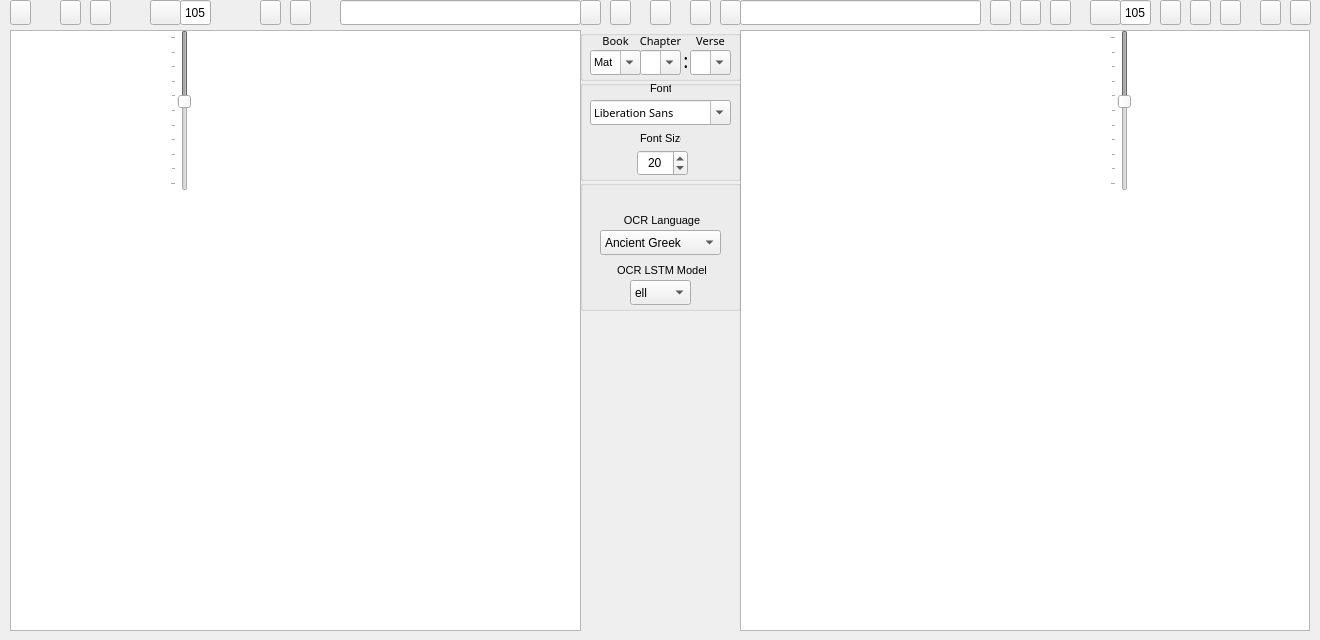
  <widget class="QWidget" name="centralwidget">
   <widget class="QPushButton" name="VerseTextbutton">
    <property name="geometry">
     <rect>
      <x>990</x>
      <y>0</y>
      <width>21</width>
      <height>25</height>
     </rect>
    </property>
    <property name="font">
     <font>
      <family>FROMVS [MAXR]</family>
      <pointsize>8</pointsize>
     </font>
    </property>
    <property name="toolTip">
     <string>Open current text(.txt,.csv) file</string>
    </property>
    <property name="text">
     <string/>
    </property>
    <property name="icon">
     <iconset resource="../UI_Icons.qrc">
      <normaloff>:/Icons/Icons/folder-open-document-text.png</normaloff>:/Icons/Icons/folder-open-document-text.png</iconset>
    </property>
   </widget>
   <widget class="QPushButton" name="SaveAsVerseTextbutton">
    <property name="geometry">
     <rect>
      <x>1260</x>
      <y>0</y>
      <width>21</width>
      <height>25</height>
     </rect>
    </property>
    <property name="font">
     <font>
      <family>FROMVS [MAXR]</family>
      <pointsize>8</pointsize>
     </font>
    </property>
    <property name="toolTip">
     <string>Save current text file as...</string>
    </property>
    <property name="text">
     <string/>
    </property>
    <property name="icon">
     <iconset resource="../UI_Icons.qrc">
      <normaloff>:/Icons/Icons/disk-rename.png</normaloff>:/Icons/Icons/disk-rename.png</iconset>
    </property>
   </widget>
   <widget class="QPushButton" name="SaveVerseTextbutton">
    <property name="geometry">
     <rect>
      <x>1290</x>
      <y>0</y>
      <width>21</width>
      <height>25</height>
     </rect>
    </property>
    <property name="font">
     <font>
      <family>FROMVS [MAXR]</family>
      <pointsize>8</pointsize>
     </font>
    </property>
    <property name="toolTip">
     <string>Overwrite current text file</string>
    </property>
    <property name="text">
     <string/>
    </property>
    <property name="icon">
     <iconset resource="../UI_Icons.qrc">
      <normaloff>:/Icons/Icons/disk.png</normaloff>:/Icons/Icons/disk.png</iconset>
    </property>
   </widget>
   <widget class="QTextEdit" name="VerseText">
    <property name="geometry">
     <rect>
      <x>740</x>
      <y>30</y>
      <width>570</width>
      <height>601</height>
     </rect>
    </property>
    <property name="minimumSize">
     <size>
      <width>540</width>
      <height>600</height>
     </size>
    </property>
    <property name="font">
     <font>
      <pointsize>8</pointsize>
     </font>
    </property>
   </widget>
   <widget class="QPushButton" name="LibreWriterbutton">
    <property name="geometry">
     <rect>
      <x>1190</x>
      <y>0</y>
      <width>21</width>
      <height>25</height>
     </rect>
    </property>
    <property name="toolTip">
     <string>Edit current text(.txt) file with OpenOffice Writer</string>
    </property>
    <property name="text">
     <string/>
    </property>
    <property name="icon">
     <iconset resource="../UI_Icons.qrc">
      <normaloff>:/Icons/Icons/libreoffice-writer.png</normaloff>:/Icons/Icons/libreoffice-writer.png</iconset>
    </property>
   </widget>
   <widget class="QPushButton" name="LibreCalcbutton">
    <property name="geometry">
     <rect>
      <x>1220</x>
      <y>0</y>
      <width>21</width>
      <height>25</height>
     </rect>
    </property>
    <property name="toolTip">
     <string>Edit current text(.csv) file with OpenOffice Calc</string>
    </property>
    <property name="text">
     <string/>
    </property>
    <property name="icon">
     <iconset resource="../UI_Icons.qrc">
      <normaloff>:/Icons/Icons/libreoffice-calc.png</normaloff>:/Icons/Icons/libreoffice-calc.png</iconset>
    </property>
   </widget>
   <widget class="QPushButton" name="reloadVerseTextbutton">
    <property name="geometry">
     <rect>
      <x>720</x>
      <y>0</y>
      <width>21</width>
      <height>25</height>
     </rect>
    </property>
    <property name="toolTip">
     <string>Reload current text</string>
    </property>
    <property name="text">
     <string/>
    </property>
    <property name="icon">
     <iconset resource="../UI_Icons.qrc">
      <normaloff>:/Icons/Icons/reload-text.png</normaloff>:/Icons/Icons/reload-text.png</iconset>
    </property>
   </widget>
   <widget class="QPushButton" name="PrevVerseButton">
    <property name="geometry">
     <rect>
      <x>1020</x>
      <y>0</y>
      <width>21</width>
      <height>25</height>
     </rect>
    </property>
    <property name="toolTip">
     <string>Previous current text - !pair independent</string>
    </property>
    <property name="text">
     <string/>
    </property>
    <property name="icon">
     <iconset resource="../UI_Icons.qrc">
      <normaloff>:/Icons/Icons/back_text.png</normaloff>:/Icons/Icons/back_text.png</iconset>
    </property>
   </widget>
   <widget class="QPushButton" name="NextVerseButton">
    <property name="geometry">
     <rect>
      <x>1050</x>
      <y>0</y>
      <width>21</width>
      <height>25</height>
     </rect>
    </property>
    <property name="toolTip">
     <string>Next current text - !pair independent</string>
    </property>
    <property name="text">
     <string/>
    </property>
    <property name="icon">
     <iconset resource="../UI_Icons.qrc">
      <normaloff>:/Icons/Icons/forward_text.png</normaloff>:/Icons/Icons/forward_text.png</iconset>
    </property>
   </widget>
   <widget class="QPushButton" name="BothNextChapterButton">
    <property name="geometry">
     <rect>
      <x>690</x>
      <y>0</y>
      <width>21</width>
      <height>25</height>
     </rect>
    </property>
    <property name="toolTip">
     <string>Next current image|text pair</string>
    </property>
    <property name="text">
     <string/>
    </property>
    <property name="icon">
     <iconset resource="../UI_Icons.qrc">
      <normaloff>:/Icons/Icons/ui-button-navigation.png</normaloff>:/Icons/Icons/ui-button-navigation.png</iconset>
    </property>
   </widget>
   <widget class="QPushButton" name="BothPrevChapterButton">
    <property name="geometry">
     <rect>
      <x>610</x>
      <y>0</y>
      <width>21</width>
      <height>25</height>
     </rect>
    </property>
    <property name="toolTip">
     <string>Previous current image|text pair</string>
    </property>
    <property name="text">
     <string/>
    </property>
    <property name="icon">
     <iconset resource="../UI_Icons.qrc">
      <normaloff>:/Icons/Icons/ui-button-navigation-back.png</normaloff>:/Icons/Icons/ui-button-navigation-back.png</iconset>
    </property>
   </widget>
   <widget class="QPushButton" name="BothLoadButton">
    <property name="enabled">
     <bool>true</bool>
    </property>
    <property name="geometry">
     <rect>
      <x>650</x>
      <y>0</y>
      <width>21</width>
      <height>25</height>
     </rect>
    </property>
    <property name="toolTip">
     <string>Load current image|text pair</string>
    </property>
    <property name="text">
     <string/>
    </property>
    <property name="icon">
     <iconset resource="../UI_Icons.qrc">
      <normaloff>:/Icons/Icons/documents1.png</normaloff>:/Icons/Icons/documents1.png</iconset>
    </property>
   </widget>
   <widget class="QGroupBox" name="OCRgroupBox">
    <property name="geometry">
     <rect>
      <x>580</x>
      <y>180</y>
      <width>161</width>
      <height>131</height>
     </rect>
    </property>
    <property name="title">
     <string/>
    </property>
    <widget class="QComboBox" name="OCRlangComboBox">
     <property name="geometry">
      <rect>
       <x>20</x>
       <y>50</y>
       <width>121</width>
       <height>25</height>
      </rect>
     </property>
     <property name="toolTip">
      <string>Select OCR language</string>
     </property>
     <property name="locale">
      <locale language="English" country="UnitedStates"/>
     </property>
     <property name="editable">
      <bool>false</bool>
     </property>
     <item>
      <property name="text">
       <string>Ancient Greek</string>
      </property>
     </item>
     <item>
      <property name="text">
       <string>Middle Greek</string>
      </property>
     </item>
     <item>
      <property name="text">
       <string>Modern Greek</string>
      </property>
     </item>
     <item>
      <property name="text">
       <string>Hebrew</string>
      </property>
     </item>
     <item>
      <property name="text">
       <string>Latin</string>
      </property>
     </item>
    </widget>
    <widget class="QLabel" name="OCRlanglabel">
     <property name="geometry">
      <rect>
       <x>40</x>
       <y>30</y>
       <width>81</width>
       <height>20</height>
      </rect>
     </property>
     <property name="font">
      <font>
       <pointsize>8</pointsize>
      </font>
     </property>
     <property name="text">
      <string> OCR Language</string>
     </property>
     <property name="alignment">
      <set>Qt::AlignCenter</set>
     </property>
    </widget>
    <widget class="QLabel" name="OCRModellabel">
     <property name="geometry">
      <rect>
       <x>30</x>
       <y>80</y>
       <width>101</width>
       <height>20</height>
      </rect>
     </property>
     <property name="font">
      <font>
       <pointsize>8</pointsize>
      </font>
     </property>
     <property name="toolTip">
      <string>Select OCR LSTM model</string>
     </property>
     <property name="text">
      <string> OCR LSTM Model</string>
     </property>
     <property name="alignment">
      <set>Qt::AlignCenter</set>
     </property>
    </widget>
    <widget class="QComboBox" name="OCRModelComboBox">
     <property name="geometry">
      <rect>
       <x>50</x>
       <y>100</y>
       <width>61</width>
       <height>25</height>
      </rect>
     </property>
     <property name="toolTip">
      <string>Select OCR language model</string>
     </property>
     <property name="locale">
      <locale language="English" country="UnitedStates"/>
     </property>
     <property name="editable">
      <bool>false</bool>
     </property>
     <item>
      <property name="text">
       <string>ell</string>
      </property>
     </item>
     <item>
      <property name="text">
       <string>grc</string>
      </property>
     </item>
     <item>
      <property name="text">
       <string>feg</string>
      </property>
     </item>
     <item>
      <property name="text">
       <string>heb</string>
      </property>
     </item>
     <item>
      <property name="text">
       <string>feh</string>
      </property>
     </item>
     <item>
      <property name="text">
       <string>lat</string>
      </property>
     </item>
     <item>
      <property name="text">
       <string>fel</string>
      </property>
     </item>
    </widget>
   </widget>
   <widget class="QLineEdit" name="TextLE">
    <property name="geometry">
     <rect>
      <x>740</x>
      <y>0</y>
      <width>241</width>
      <height>25</height>
     </rect>
    </property>
   </widget>
   <widget class="QGroupBox" name="SessiongroupBox">
    <property name="geometry">
     <rect>
      <x>580</x>
      <y>30</y>
      <width>161</width>
      <height>51</height>
     </rect>
    </property>
    <property name="title">
     <string/>
    </property>
    <widget class="QLabel" name="booklabel">
     <property name="geometry">
      <rect>
       <x>20</x>
       <y>0</y>
       <width>31</width>
       <height>21</height>
      </rect>
     </property>
     <property name="font">
      <font>
       <family>FROMVS</family>
       <pointsize>8</pointsize>
       <weight>50</weight>
       <italic>false</italic>
       <bold>false</bold>
      </font>
     </property>
     <property name="text">
      <string>Book</string>
     </property>
     <property name="alignment">
      <set>Qt::AlignCenter</set>
     </property>
    </widget>
    <widget class="QComboBox" name="bookComboBox">
     <property name="geometry">
      <rect>
       <x>10</x>
       <y>20</y>
       <width>51</width>
       <height>25</height>
      </rect>
     </property>
     <property name="font">
      <font>
       <pointsize>8</pointsize>
      </font>
     </property>
     <property name="toolTip">
      <string>Bible book current image|text directory</string>
     </property>
     <property name="editable">
      <bool>true</bool>
     </property>
     <item>
      <property name="text">
       <string>Mat</string>
      </property>
     </item>
     <item>
      <property name="text">
       <string>Mar</string>
      </property>
     </item>
     <item>
      <property name="text">
       <string>Luk</string>
      </property>
     </item>
     <item>
      <property name="text">
       <string>Joh</string>
      </property>
     </item>
     <item>
      <property name="text">
       <string>Act</string>
      </property>
     </item>
     <item>
      <property name="text">
       <string>Rom</string>
      </property>
     </item>
     <item>
      <property name="text">
       <string>1Co</string>
      </property>
     </item>
     <item>
      <property name="text">
       <string>2Co</string>
      </property>
     </item>
     <item>
      <property name="text">
       <string>Gal</string>
      </property>
     </item>
     <item>
      <property name="text">
       <string>Eph</string>
      </property>
     </item>
     <item>
      <property name="text">
       <string>Php</string>
      </property>
     </item>
     <item>
      <property name="text">
       <string>Col</string>
      </property>
     </item>
     <item>
      <property name="text">
       <string>1Th</string>
      </property>
     </item>
     <item>
      <property name="text">
       <string>2Th</string>
      </property>
     </item>
     <item>
      <property name="text">
       <string>1Ti</string>
      </property>
     </item>
     <item>
      <property name="text">
       <string>2Ti</string>
      </property>
     </item>
     <item>
      <property name="text">
       <string>Tit</string>
      </property>
     </item>
     <item>
      <property name="text">
       <string>Phm</string>
      </property>
     </item>
     <item>
      <property name="text">
       <string>Heb</string>
      </property>
     </item>
     <item>
      <property name="text">
       <string>Jas</string>
      </property>
     </item>
     <item>
      <property name="text">
       <string>1Pe</string>
      </property>
     </item>
     <item>
      <property name="text">
       <string>2Pe</string>
      </property>
     </item>
     <item>
      <property name="text">
       <string>1Jn</string>
      </property>
     </item>
     <item>
      <property name="text">
       <string>2Jn</string>
      </property>
     </item>
     <item>
      <property name="text">
       <string>3Jn</string>
      </property>
     </item>
     <item>
      <property name="text">
       <string>Jud</string>
      </property>
     </item>
     <item>
      <property name="text">
       <string>Rev</string>
      </property>
     </item>
    </widget>
    <widget class="QLabel" name="chapterlabel">
     <property name="geometry">
      <rect>
       <x>60</x>
       <y>0</y>
       <width>41</width>
       <height>21</height>
      </rect>
     </property>
     <property name="font">
      <font>
       <family>FROMVS</family>
       <pointsize>8</pointsize>
       <weight>50</weight>
       <italic>false</italic>
       <bold>false</bold>
      </font>
     </property>
     <property name="text">
      <string>Chapter</string>
     </property>
     <property name="alignment">
      <set>Qt::AlignCenter</set>
     </property>
    </widget>
    <widget class="QLabel" name="verselabel">
     <property name="geometry">
      <rect>
       <x>110</x>
       <y>0</y>
       <width>41</width>
       <height>21</height>
      </rect>
     </property>
     <property name="font">
      <font>
       <family>FROMVS</family>
       <pointsize>8</pointsize>
       <weight>50</weight>
       <italic>false</italic>
       <bold>false</bold>
      </font>
     </property>
     <property name="text">
      <string>Verse</string>
     </property>
     <property name="alignment">
      <set>Qt::AlignCenter</set>
     </property>
    </widget>
    <widget class="QComboBox" name="chapterComboBox">
     <property name="geometry">
      <rect>
       <x>60</x>
       <y>20</y>
       <width>41</width>
       <height>25</height>
      </rect>
     </property>
     <property name="font">
      <font>
       <pointsize>8</pointsize>
      </font>
     </property>
     <property name="toolTip">
      <string>Bible book current image|text directory</string>
     </property>
     <property name="editable">
      <bool>true</bool>
     </property>
    </widget>
    <widget class="QComboBox" name="verseComboBox">
     <property name="geometry">
      <rect>
       <x>110</x>
       <y>20</y>
       <width>41</width>
       <height>25</height>
      </rect>
     </property>
     <property name="font">
      <font>
       <pointsize>8</pointsize>
      </font>
     </property>
     <property name="toolTip">
      <string>Bible book current image|text directory</string>
     </property>
     <property name="editable">
      <bool>true</bool>
     </property>
    </widget>
    <widget class="QLabel" name="colon">
     <property name="geometry">
      <rect>
       <x>96</x>
       <y>20</y>
       <width>20</width>
       <height>21</height>
      </rect>
     </property>
     <property name="font">
      <font>
       <family>FROMVS</family>
       <pointsize>14</pointsize>
       <weight>50</weight>
       <italic>false</italic>
       <bold>false</bold>
      </font>
     </property>
     <property name="text">
      <string>:</string>
     </property>
     <property name="alignment">
      <set>Qt::AlignCenter</set>
     </property>
    </widget>
   </widget>
   <widget class="QGroupBox" name="TextgroupBox">
    <property name="geometry">
     <rect>
      <x>580</x>
      <y>80</y>
      <width>161</width>
      <height>101</height>
     </rect>
    </property>
    <property name="title">
     <string/>
    </property>
    <widget class="QLabel" name="fontlabel">
     <property name="geometry">
      <rect>
       <x>70</x>
       <y>0</y>
       <width>21</width>
       <height>17</height>
      </rect>
     </property>
     <property name="font">
      <font>
       <pointsize>8</pointsize>
      </font>
     </property>
     <property name="text">
      <string>Font</string>
     </property>
    </widget>
    <widget class="QLabel" name="fontSizelabel">
     <property name="geometry">
      <rect>
       <x>60</x>
       <y>50</y>
       <width>41</width>
       <height>17</height>
      </rect>
     </property>
     <property name="font">
      <font>
       <pointsize>8</pointsize>
      </font>
     </property>
     <property name="text">
      <string>Font Size</string>
     </property>
    </widget>
    <widget class="QSpinBox" name="fontSizeBox">
     <property name="geometry">
      <rect>
       <x>57</x>
       <y>70</y>
       <width>51</width>
       <height>26</height>
      </rect>
     </property>
     <property name="toolTip">
      <string>Select font size</string>
     </property>
     <property name="alignment">
      <set>Qt::AlignCenter</set>
     </property>
     <property name="minimum">
      <number>6</number>
     </property>
     <property name="maximum">
      <number>30</number>
     </property>
     <property name="value">
      <number>20</number>
     </property>
    </widget>
    <widget class="QFontComboBox" name="fontComboBox">
     <property name="geometry">
      <rect>
       <x>10</x>
       <y>20</y>
       <width>141</width>
       <height>25</height>
      </rect>
     </property>
     <property name="font">
      <font>
       <family>FROMVS</family>
       <pointsize>8</pointsize>
       <weight>50</weight>
       <italic>false</italic>
       <bold>false</bold>
      </font>
     </property>
     <property name="toolTip">
      <string>Select font</string>
     </property>
    </widget>
   </widget>
   <widget class="QSlider" name="LHslider">
    <property name="enabled">
     <bool>false</bool>
    </property>
    <property name="geometry">
     <rect>
      <x>1110</x>
      <y>30</y>
      <width>21</width>
      <height>161</height>
     </rect>
    </property>
    <property name="toolTip">
     <string>Set current text line spacing</string>
    </property>
    <property name="minimum">
     <number>100</number>
    </property>
    <property name="maximum">
     <number>200</number>
    </property>
    <property name="singleStep">
     <number>2</number>
    </property>
    <property name="pageStep">
     <number>10</number>
    </property>
    <property name="value">
     <number>144</number>
    </property>
    <property name="sliderPosition">
     <number>144</number>
    </property>
    <property name="orientation">
     <enum>Qt::Vertical</enum>
    </property>
    <property name="invertedAppearance">
     <bool>true</bool>
    </property>
    <property name="tickPosition">
     <enum>QSlider::TicksAbove</enum>
    </property>
   </widget>
   <widget class="QLineEdit" name="LHlineEdit">
    <property name="geometry">
     <rect>
      <x>1120</x>
      <y>0</y>
      <width>31</width>
      <height>25</height>
     </rect>
    </property>
    <property name="toolTip">
     <string>Current text line spacing</string>
    </property>
    <property name="text">
     <string>105</string>
    </property>
    <property name="maxLength">
     <number>32767</number>
    </property>
    <property name="alignment">
     <set>Qt::AlignCenter</set>
    </property>
    <property name="placeholderText">
     <string>150</string>
    </property>
    <property name="clearButtonEnabled">
     <bool>false</bool>
    </property>
   </widget>
   <widget class="QPushButton" name="LHDialogtbutton">
    <property name="enabled">
     <bool>true</bool>
    </property>
    <property name="geometry">
     <rect>
      <x>1090</x>
      <y>0</y>
      <width>31</width>
      <height>25</height>
     </rect>
    </property>
    <property name="font">
     <font>
      <family>FROMVS [MAXR]</family>
      <pointsize>8</pointsize>
     </font>
    </property>
    <property name="toolTip">
     <string>Enable line spacing slider</string>
    </property>
    <property name="text">
     <string/>
    </property>
    <property name="icon">
     <iconset resource="../UI_Icons.qrc">
      <normaloff>:/Icons/Icons/edit-line-spacing.png</normaloff>:/Icons/Icons/edit-line-spacing.png</iconset>
    </property>
   </widget>
   <widget class="QTextEdit" name="RefText">
    <property name="geometry">
     <rect>
      <x>10</x>
      <y>30</y>
      <width>571</width>
      <height>601</height>
     </rect>
    </property>
    <property name="minimumSize">
     <size>
      <width>540</width>
      <height>600</height>
     </size>
    </property>
    <property name="font">
     <font>
      <pointsize>8</pointsize>
     </font>
    </property>
    <property name="readOnly">
     <bool>true</bool>
    </property>
   </widget>
   <widget class="QLineEdit" name="RefTextLE">
    <property name="geometry">
     <rect>
      <x>340</x>
      <y>0</y>
      <width>241</width>
      <height>25</height>
     </rect>
    </property>
   </widget>
   <widget class="QPushButton" name="reloadRefTextbutton">
    <property name="geometry">
     <rect>
      <x>580</x>
      <y>0</y>
      <width>21</width>
      <height>25</height>
     </rect>
    </property>
    <property name="toolTip">
     <string>Reload current text</string>
    </property>
    <property name="text">
     <string/>
    </property>
    <property name="icon">
     <iconset resource="../UI_Icons.qrc">
      <normaloff>:/Icons/Icons/reload-text.png</normaloff>:/Icons/Icons/reload-text.png</iconset>
    </property>
   </widget>
   <widget class="QPushButton" name="RefTextbutton">
    <property name="geometry">
     <rect>
      <x>10</x>
      <y>0</y>
      <width>21</width>
      <height>25</height>
     </rect>
    </property>
    <property name="font">
     <font>
      <family>FROMVS [MAXR]</family>
      <pointsize>8</pointsize>
     </font>
    </property>
    <property name="toolTip">
     <string>Open current text(.txt,.csv) file</string>
    </property>
    <property name="text">
     <string/>
    </property>
    <property name="icon">
     <iconset resource="../UI_Icons.qrc">
      <normaloff>:/Icons/Icons/folder-open-document-text.png</normaloff>:/Icons/Icons/folder-open-document-text.png</iconset>
    </property>
   </widget>
   <widget class="QPushButton" name="PrevRefVerseButton">
    <property name="geometry">
     <rect>
      <x>260</x>
      <y>0</y>
      <width>21</width>
      <height>25</height>
     </rect>
    </property>
    <property name="toolTip">
     <string>Previous current text - !pair independent</string>
    </property>
    <property name="text">
     <string/>
    </property>
    <property name="icon">
     <iconset resource="../UI_Icons.qrc">
      <normaloff>:/Icons/Icons/back_text.png</normaloff>:/Icons/Icons/back_text.png</iconset>
    </property>
   </widget>
   <widget class="QPushButton" name="NextRefVerseButton">
    <property name="geometry">
     <rect>
      <x>290</x>
      <y>0</y>
      <width>21</width>
      <height>25</height>
     </rect>
    </property>
    <property name="toolTip">
     <string>Next current text - !pair independent</string>
    </property>
    <property name="text">
     <string/>
    </property>
    <property name="icon">
     <iconset resource="../UI_Icons.qrc">
      <normaloff>:/Icons/Icons/forward_text.png</normaloff>:/Icons/Icons/forward_text.png</iconset>
    </property>
   </widget>
   <widget class="QPushButton" name="RefLHDialogtbutton">
    <property name="enabled">
     <bool>true</bool>
    </property>
    <property name="geometry">
     <rect>
      <x>150</x>
      <y>0</y>
      <width>31</width>
      <height>25</height>
     </rect>
    </property>
    <property name="font">
     <font>
      <family>FROMVS [MAXR]</family>
      <pointsize>8</pointsize>
     </font>
    </property>
    <property name="toolTip">
     <string>Enable line spacing slider</string>
    </property>
    <property name="text">
     <string/>
    </property>
    <property name="icon">
     <iconset resource="../UI_Icons.qrc">
      <normaloff>:/Icons/Icons/edit-line-spacing.png</normaloff>:/Icons/Icons/edit-line-spacing.png</iconset>
    </property>
   </widget>
   <widget class="QLineEdit" name="RefLHlineEdit">
    <property name="geometry">
     <rect>
      <x>180</x>
      <y>0</y>
      <width>31</width>
      <height>25</height>
     </rect>
    </property>
    <property name="toolTip">
     <string>Current text line spacing</string>
    </property>
    <property name="text">
     <string>105</string>
    </property>
    <property name="maxLength">
     <number>32767</number>
    </property>
    <property name="alignment">
     <set>Qt::AlignCenter</set>
    </property>
    <property name="placeholderText">
     <string>150</string>
    </property>
    <property name="clearButtonEnabled">
     <bool>false</bool>
    </property>
   </widget>
   <widget class="QPushButton" name="RefLibreWriterbutton">
    <property name="geometry">
     <rect>
      <x>60</x>
      <y>0</y>
      <width>21</width>
      <height>25</height>
     </rect>
    </property>
    <property name="toolTip">
     <string>Edit current text(.txt) file with OpenOffice Writer</string>
    </property>
    <property name="text">
     <string/>
    </property>
    <property name="icon">
     <iconset resource="../UI_Icons.qrc">
      <normaloff>:/Icons/Icons/libreoffice-writer.png</normaloff>:/Icons/Icons/libreoffice-writer.png</iconset>
    </property>
   </widget>
   <widget class="QPushButton" name="RefLibreCalcbutton">
    <property name="geometry">
     <rect>
      <x>90</x>
      <y>0</y>
      <width>21</width>
      <height>25</height>
     </rect>
    </property>
    <property name="toolTip">
     <string>Edit current text(.csv) file with OpenOffice Calc</string>
    </property>
    <property name="text">
     <string/>
    </property>
    <property name="icon">
     <iconset resource="../UI_Icons.qrc">
      <normaloff>:/Icons/Icons/libreoffice-calc.png</normaloff>:/Icons/Icons/libreoffice-calc.png</iconset>
    </property>
   </widget>
   <widget class="QSlider" name="RefLHslider">
    <property name="enabled">
     <bool>false</bool>
    </property>
    <property name="geometry">
     <rect>
      <x>170</x>
      <y>30</y>
      <width>21</width>
      <height>161</height>
     </rect>
    </property>
    <property name="toolTip">
     <string>Set current text line spacing</string>
    </property>
    <property name="minimum">
     <number>100</number>
    </property>
    <property name="maximum">
     <number>200</number>
    </property>
    <property name="singleStep">
     <number>2</number>
    </property>
    <property name="pageStep">
     <number>10</number>
    </property>
    <property name="value">
     <number>144</number>
    </property>
    <property name="sliderPosition">
     <number>144</number>
    </property>
    <property name="orientation">
     <enum>Qt::Vertical</enum>
    </property>
    <property name="invertedAppearance">
     <bool>true</bool>
    </property>
    <property name="tickPosition">
     <enum>QSlider::TicksAbove</enum>
    </property>
   </widget>
   <widget class="QPushButton" name="MyWriterbutton">
    <property name="geometry">
     <rect>
      <x>1160</x>
      <y>0</y>
      <width>21</width>
      <height>25</height>
     </rect>
    </property>
    <property name="toolTip">
     <string>Edit current text(.txt) file with OpenOffice Writer</string>
    </property>
    <property name="text">
     <string/>
    </property>
    <property name="icon">
     <iconset resource="../UI_Icons.qrc">
      <normaloff>:/Icons/Icons/icon.png</normaloff>:/Icons/Icons/icon.png</iconset>
    </property>
   </widget>
  </widget>
